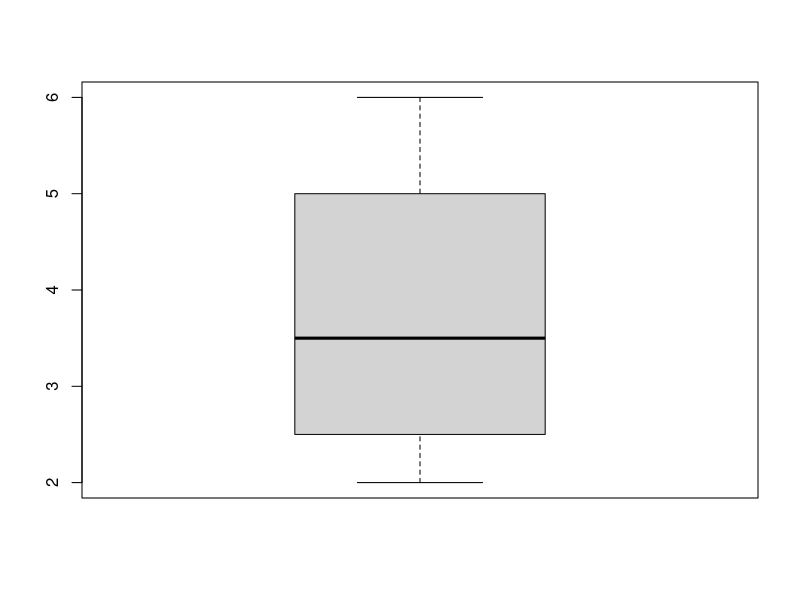

R code for this plot:
############################################################################

# Course:  Introduction to R
# Author:  Wolfgang Viechtbauer (https://www.wvbauer.com)
# License: CC BY-NC-SA 4.0
#
# last updated: 2024-11-05

############################################################################

# start RStudio

# open this script: Menu 'File' - Open File (or Ctrl+o / Command+o)

# elements ('panes') of RStudio:
# - top left:     Script Editor
# - bottom left:  Console
# - top right:    Environment, Command History, Connections
# - bottom right: File Browser, Plots, Packages, Help, Viewer

# first check that it says "R version 4.4.2" in the Console; if not, you do
# not have the current version of R installed (ideally you should update,
# especially if the version you have installed is quite old ...)

############################################################################

# using R interactively

# click on the Console (bottom left pane) and type in:

x <- c(4,2,3,6)
mean(x)

# x <- c(4,2,3,6) means: combine the numbers 4, 2, 3, and 6 (into a 'vector')
# and put this collection of numbers into an object called 'x'

# to see the contents of an object, just type its name

x

# that is in fact just a shortcut for using the print() function

print(x)

# note: object 'x' is listed under 'Environment' in RStudio (top right pane)

# the 'Environment' lists all objects in your 'workspace'; these can be simple
# things like 'x', datasets, the results from some statistical analysis, etc.

# try out tab completion (works in the Console and Editor):
# - type 'box' - should get a list with possible matches (may have to hit tab)
# - type 'p' - now 'boxplot' should be the first option
# - hit tab (or enter); should complete to 'boxplot'
# - now complete with '(x)' so we get

boxplot(x)

# in the Console, the up/down arrows scroll through your 'command history';
# hit Escape to stop showing commands from your command history

############################################################################

# running commands from a script file

# you can run a command from the script by putting the cursor in the same line
# as the command and then using the keyboard shortcut:
# - Windows: Ctrl+Enter
# - macOS:   Command+Enter
#
# try this out with the x <- c(4,2,3,6) and mean(x) lines above
#
# note that the cursor automatically moves to the next line each time you use
# the shortcut, so this way you can quickly run through a bunch of commands
#
# you can also select/highlight multiple lines and run them all at once
#
# note: tab completion and running commands from the script will not work if
# RStudio doesn't recognize that you are working with an R script (e.g., if
# the file extension is .txt instead of .r or .R); you can manually change the
# file type at the bottom right corner of the script editor (change it to 'R
# Script') but the more appropriate fix is to change the file extension (to .r
# or .R); under the 'File' menu, you can use 'Rename' to do so

############################################################################

# nesting of commands

vx <- var(x)
vx
sqrt(vx)

sqrt(var(x))

# so one can nest multiple commands inside of each other

# list objects in the environment (see also 'Environment' in RStudio)

ls()

# remove objects

rm(x, vx)

# now what are the objects in the environment?

ls()

# character(0) stands for an empty 'character vector' (more on this later)

# close R/RStudio (remember to choose 'no' when asked to save the workspace)

quit()

# or just close the window

# to avoid the prompt for saving the workspace when closing R/RStudio

quit(save="no")

############################################################################

# restart RStudio

# the script should automatically load (i.e., RStudio automatically reopens
# the script(s) you last worked on)

# list objects in the environment

ls()

# if ls() shows lots of objects in your workspace, then apparently you saved
# the workspace at some point in the past; RStudio automatically restores it

# to remove all objects from your workspace

rm(list=ls())

# (can also go to Menu 'Session' - 'Clear Workspace')

# to delete the (hidden) file that contains the workspace

unlink(".RData")

# my recommendations:
# Menu 'Tools' - 'Global Options':
# - uncheck 'Restore .RData into workspace at startup'
# - set 'Save workspace to .RData on exit' to 'Never'

# depending on your computer / OS, double-clicking on an .r (.R) file can
# automatically load an R script in RStudio (you might have to configure your
# computer first to always use RStudio for opening .r (.R) files)

############################################################################

# working directory

# the 'working directory' is the directory (i.e., folder) where R will look
# for files (e.g., datasets you want to load) or where it will save files to
# (e.g., graphs you want to save so that they can be imported into a paper or
# presentation; we will learn how to do this later on)

# check your working directory

getwd()

# if this is *not* the directory/folder where you put the course materials:
#
# Menu 'Session' - 'Set Working Directory' - 'To Source File Location'
#
# this sets the working directory to the location of the script (note that
# this actually runs the setwd() command with the correct location)

# check your working directory again

getwd()

# another approach: in the 'Files' tab in the bottom right pane, click your
# way to the directory/folder with the materials, then click 'More' (or the
# symbol that looks like a gear), and select 'Set As Working Directory'

# don't forget to save the script once in a while (Ctrl+s / Command+s) and add
# comments to the script as needed

############################################################################
